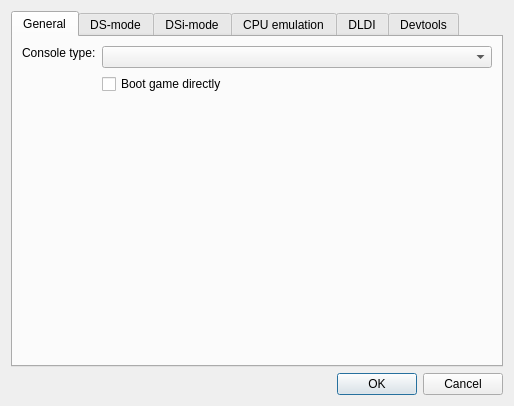
<?xml version="1.0" encoding="UTF-8"?>
<ui version="4.0">
 <class>EmuSettingsDialog</class>
 <widget class="QDialog" name="EmuSettingsDialog">
  <property name="geometry">
   <rect>
    <x>0</x>
    <y>0</y>
    <width>575</width>
    <height>416</height>
   </rect>
  </property>
  <property name="sizePolicy">
   <sizepolicy hsizetype="Fixed" vsizetype="Fixed">
    <horstretch>0</horstretch>
    <verstretch>0</verstretch>
   </sizepolicy>
  </property>
  <property name="windowTitle">
   <string>Emu settings - melonDS</string>
  </property>
  <layout class="QVBoxLayout" name="verticalLayout">
   <property name="sizeConstraint">
    <enum>QLayout::SetFixedSize</enum>
   </property>
   <item>
    <widget class="QTabWidget" name="tabWidget">
     <property name="currentIndex">
      <number>0</number>
     </property>
     <widget class="QWidget" name="tab">
      <attribute name="title">
       <string>General</string>
      </attribute>
      <layout class="QFormLayout" name="formLayout_4">
       <item row="1" column="1">
        <widget class="QComboBox" name="cbxConsoleType">
         <property name="sizePolicy">
          <sizepolicy hsizetype="MinimumExpanding" vsizetype="Fixed">
           <horstretch>0</horstretch>
           <verstretch>0</verstretch>
          </sizepolicy>
         </property>
         <property name="whatsThis">
          <string>&lt;html&gt;&lt;head/&gt;&lt;body&gt;&lt;p&gt;The type of console to emulate&lt;/p&gt;&lt;/body&gt;&lt;/html&gt;</string>
         </property>
        </widget>
       </item>
       <item row="2" column="1">
        <widget class="QCheckBox" name="chkDirectBoot">
         <property name="whatsThis">
          <string>&lt;html&gt;&lt;head/&gt;&lt;body&gt;&lt;p&gt;When loading a ROM, completely skip the regular boot process (&amp;quot;Nintendo DS&amp;quot; screen) to boot the ROM directly.&lt;/p&gt;&lt;p&gt;&lt;br/&gt;&lt;/p&gt;&lt;p&gt;Note: if your firmware dump isn't bootable, the ROM will be booted directly regardless of this setting.&lt;/p&gt;&lt;/body&gt;&lt;/html&gt;</string>
         </property>
         <property name="text">
          <string>Boot game directly</string>
         </property>
        </widget>
       </item>
       <item row="3" column="0">
        <spacer name="verticalSpacer_2">
         <property name="orientation">
          <enum>Qt::Vertical</enum>
         </property>
         <property name="sizeHint" stdset="0">
          <size>
           <width>20</width>
           <height>40</height>
          </size>
         </property>
        </spacer>
       </item>
       <item row="1" column="0">
        <widget class="QLabel" name="label_4">
         <property name="sizePolicy">
          <sizepolicy hsizetype="Preferred" vsizetype="Fixed">
           <horstretch>0</horstretch>
           <verstretch>0</verstretch>
          </sizepolicy>
         </property>
         <property name="text">
          <string>Console type:</string>
         </property>
        </widget>
       </item>
      </layout>
     </widget>
     <widget class="QWidget" name="tab_2">
      <attribute name="title">
       <string>DS-mode</string>
      </attribute>
      <layout class="QGridLayout" name="gridLayout">
       <item row="3" column="2">
        <widget class="QPushButton" name="btnFirmwareBrowse">
         <property name="text">
          <string>Browse...</string>
         </property>
        </widget>
       </item>
       <item row="4" column="0">
        <spacer name="verticalSpacer_5">
         <property name="orientation">
          <enum>Qt::Vertical</enum>
         </property>
         <property name="sizeHint" stdset="0">
          <size>
           <width>20</width>
           <height>40</height>
          </size>
         </property>
        </spacer>
       </item>
       <item row="3" column="0">
        <widget class="QLabel" name="label_3">
         <property name="text">
          <string>DS firmware:</string>
         </property>
        </widget>
       </item>
       <item row="2" column="2">
        <widget class="QPushButton" name="btnBIOS7Browse">
         <property name="text">
          <string>Browse...</string>
         </property>
        </widget>
       </item>
       <item row="1" column="1">
        <widget class="QPathInput" name="txtBIOS9Path">
         <property name="sizePolicy">
          <sizepolicy hsizetype="Expanding" vsizetype="Fixed">
           <horstretch>0</horstretch>
           <verstretch>0</verstretch>
          </sizepolicy>
         </property>
         <property name="minimumSize">
          <size>
           <width>290</width>
           <height>0</height>
          </size>
         </property>
         <property name="statusTip">
          <string/>
         </property>
         <property name="whatsThis">
          <string>&lt;html&gt;&lt;head/&gt;&lt;body&gt;&lt;p&gt;DS-mode ARM9 BIOS&lt;/p&gt;&lt;p&gt;Size should be 4 KB&lt;/p&gt;&lt;/body&gt;&lt;/html&gt;</string>
         </property>
        </widget>
       </item>
       <item row="2" column="0">
        <widget class="QLabel" name="label_2">
         <property name="text">
          <string>DS ARM7 BIOS:</string>
         </property>
        </widget>
       </item>
       <item row="2" column="1">
        <widget class="QPathInput" name="txtBIOS7Path">
         <property name="whatsThis">
          <string>&lt;html&gt;&lt;head/&gt;&lt;body&gt;&lt;p&gt;DS-mode ARM7 BIOS&lt;/p&gt;&lt;p&gt;Size should be 16 KB&lt;/p&gt;&lt;/body&gt;&lt;/html&gt;</string>
         </property>
        </widget>
       </item>
       <item row="3" column="1">
        <widget class="QPathInput" name="txtFirmwarePath">
         <property name="whatsThis">
          <string>&lt;html&gt;&lt;head/&gt;&lt;body&gt;&lt;p&gt;DS-mode firmware&lt;/p&gt;&lt;p&gt;&lt;br/&gt;&lt;/p&gt;&lt;p&gt;Possible firmwares:&lt;/p&gt;&lt;p&gt;* 128 KB: DS-mode firmware from a DSi or 3DS. Not bootable.&lt;/p&gt;&lt;p&gt;* 256 KB: regular DS firmware.&lt;/p&gt;&lt;p&gt;* 512 KB: iQue DS firmware.&lt;/p&gt;&lt;/body&gt;&lt;/html&gt;</string>
         </property>
        </widget>
       </item>
       <item row="1" column="0">
        <widget class="QLabel" name="label">
         <property name="text">
          <string>DS ARM9 BIOS:</string>
         </property>
        </widget>
       </item>
       <item row="1" column="2">
        <widget class="QPushButton" name="btnBIOS9Browse">
         <property name="sizePolicy">
          <sizepolicy hsizetype="Minimum" vsizetype="Fixed">
           <horstretch>0</horstretch>
           <verstretch>0</verstretch>
          </sizepolicy>
         </property>
         <property name="text">
          <string>Browse...</string>
         </property>
         <property name="autoDefault">
          <bool>true</bool>
         </property>
        </widget>
       </item>
       <item row="0" column="0" colspan="3">
        <widget class="QCheckBox" name="chkExternalBIOS">
         <property name="whatsThis">
          <string>&lt;html&gt;&lt;head/&gt;&lt;body&gt;&lt;p&gt;Allows using external user-provided BIOS and firmware dumps.&lt;/p&gt;&lt;/body&gt;&lt;/html&gt;</string>
         </property>
         <property name="text">
          <string>Use external BIOS/firmware files</string>
         </property>
        </widget>
       </item>
      </layout>
     </widget>
     <widget class="QWidget" name="tab_4">
      <attribute name="title">
       <string>DSi-mode</string>
      </attribute>
      <layout class="QGridLayout" name="gridLayout_2">
       <item row="4" column="0">
        <widget class="QLabel" name="label_8">
         <property name="text">
          <string>DSi NAND:</string>
         </property>
        </widget>
       </item>
       <item row="1" column="1">
        <widget class="QPathInput" name="txtDSiBIOS9Path">
         <property name="sizePolicy">
          <sizepolicy hsizetype="Expanding" vsizetype="Fixed">
           <horstretch>0</horstretch>
           <verstretch>0</verstretch>
          </sizepolicy>
         </property>
         <property name="whatsThis">
          <string>&lt;html&gt;&lt;head/&gt;&lt;body&gt;&lt;p&gt;DSi-mode ARM9 BIOS&lt;/p&gt;&lt;p&gt;&lt;br/&gt;&lt;/p&gt;&lt;p&gt;Size should be 64 KB&lt;/p&gt;&lt;/body&gt;&lt;/html&gt;</string>
         </property>
        </widget>
       </item>
       <item row="12" column="1">
        <widget class="QLineEdit" name="txtDSiSDFolder">
         <property name="whatsThis">
          <string>&lt;html&gt;&lt;head/&gt;&lt;body&gt;&lt;p&gt;Sync the emulated SD card to the given folder. The folder's contents will be copied to the SD image, and any change made to the SD image will be reflected to the folder.&lt;/p&gt;&lt;/body&gt;&lt;/html&gt;</string>
         </property>
        </widget>
       </item>
       <item row="12" column="0">
        <widget class="QCheckBox" name="cbDSiSDFolder">
         <property name="whatsThis">
          <string>&lt;html&gt;&lt;head/&gt;&lt;body&gt;&lt;p&gt;Sync the emulated SD card to the given folder. The folder's contents will be copied to the SD image, and any change made to the SD image will be reflected to the folder.&lt;/p&gt;&lt;/body&gt;&lt;/html&gt;</string>
         </property>
         <property name="text">
          <string>Sync SD to folder:</string>
         </property>
        </widget>
       </item>
       <item row="7" column="0" colspan="3">
        <widget class="QLabel" name="label_14">
         <property name="text">
          <string/>
         </property>
        </widget>
       </item>
       <item row="1" column="0">
        <widget class="QLabel" name="label_5">
         <property name="text">
          <string>DSi ARM9 BIOS:</string>
         </property>
        </widget>
       </item>
       <item row="1" column="2">
        <widget class="QPushButton" name="btnDSiBIOS9Browse">
         <property name="text">
          <string>Browse...</string>
         </property>
        </widget>
       </item>
       <item row="2" column="1">
        <widget class="QPathInput" name="txtDSiBIOS7Path">
         <property name="whatsThis">
          <string>&lt;html&gt;&lt;head/&gt;&lt;body&gt;&lt;p&gt;DSi-mode ARM7 BIOS&lt;/p&gt;&lt;p&gt;&lt;br/&gt;&lt;/p&gt;&lt;p&gt;Size should be 64 KB&lt;/p&gt;&lt;/body&gt;&lt;/html&gt;</string>
         </property>
        </widget>
       </item>
       <item row="0" column="0" colspan="3">
        <widget class="QLabel" name="label_15">
         <property name="text">
          <string>DSi mode requires external DSi BIOS/firmware/NAND</string>
         </property>
        </widget>
       </item>
       <item row="10" column="0">
        <widget class="QLabel" name="label_13">
         <property name="text">
          <string>Image size:</string>
         </property>
        </widget>
       </item>
       <item row="2" column="0">
        <widget class="QLabel" name="label_6">
         <property name="text">
          <string>DSi ARM7 BIOS:</string>
         </property>
        </widget>
       </item>
       <item row="2" column="2">
        <widget class="QPushButton" name="btnDSiBIOS7Browse">
         <property name="text">
          <string>Browse...</string>
         </property>
        </widget>
       </item>
       <item row="9" column="2">
        <widget class="QPushButton" name="btnDSiSDBrowse">
         <property name="text">
          <string>Browse...</string>
         </property>
        </widget>
       </item>
       <item row="3" column="0">
        <widget class="QLabel" name="label_7">
         <property name="text">
          <string>DSi firmware:</string>
         </property>
        </widget>
       </item>
       <item row="11" column="0">
        <widget class="QCheckBox" name="cbDSiSDReadOnly">
         <property name="whatsThis">
          <string>&lt;html&gt;&lt;head/&gt;&lt;body&gt;&lt;p&gt;Make the emulated SD card read-only.&lt;/p&gt;&lt;/body&gt;&lt;/html&gt;</string>
         </property>
         <property name="text">
          <string>Read-only SD</string>
         </property>
        </widget>
       </item>
       <item row="8" column="0" colspan="3">
        <widget class="QCheckBox" name="cbDSiSDEnable">
         <property name="whatsThis">
          <string>&lt;html&gt;&lt;head/&gt;&lt;body&gt;&lt;p&gt;Simulate a SD card being inserted in the DSi's SD slot.&lt;/p&gt;&lt;/body&gt;&lt;/html&gt;</string>
         </property>
         <property name="text">
          <string>Enable DSi SD card</string>
         </property>
        </widget>
       </item>
       <item row="3" column="2">
        <widget class="QPushButton" name="btnDSiFirmwareBrowse">
         <property name="text">
          <string>Browse...</string>
         </property>
        </widget>
       </item>
       <item row="4" column="2">
        <widget class="QPushButton" name="btnDSiNANDBrowse">
         <property name="text">
          <string>Browse...</string>
         </property>
        </widget>
       </item>
       <item row="9" column="1">
        <widget class="QPathInput" name="txtDSiSDPath">
         <property name="whatsThis">
          <string>&lt;html&gt;&lt;head/&gt;&lt;body&gt;&lt;p&gt;SD image file for emulating the DSi's SD card. A blank image file will be created if it doesn't already exist.&lt;/p&gt;&lt;/body&gt;&lt;/html&gt;</string>
         </property>
        </widget>
       </item>
       <item row="3" column="1">
        <widget class="QPathInput" name="txtDSiFirmwarePath">
         <property name="whatsThis">
          <string>&lt;html&gt;&lt;head/&gt;&lt;body&gt;&lt;p&gt;DSi-mode firmware (used for DS-mode backwards compatibility)&lt;/p&gt;&lt;p&gt;&lt;br/&gt;&lt;/p&gt;&lt;p&gt;Size should be 128 KB&lt;/p&gt;&lt;/body&gt;&lt;/html&gt;</string>
         </property>
        </widget>
       </item>
       <item row="4" column="1">
        <widget class="QPathInput" name="txtDSiNANDPath">
         <property name="whatsThis">
          <string>&lt;html&gt;&lt;head/&gt;&lt;body&gt;&lt;p&gt;DSi NAND dump&lt;/p&gt;&lt;p&gt;&lt;br/&gt;&lt;/p&gt;&lt;p&gt;Should have 'nocash footer' at the end&lt;/p&gt;&lt;/body&gt;&lt;/html&gt;</string>
         </property>
        </widget>
       </item>
       <item row="10" column="1">
        <widget class="QComboBox" name="cbxDSiSDSize">
         <property name="whatsThis">
          <string>&lt;html&gt;&lt;head/&gt;&lt;body&gt;&lt;p&gt;Size of the SD image.&lt;/p&gt;&lt;p&gt;&lt;br/&gt;&lt;/p&gt;&lt;p&gt;If set to Auto:&lt;/p&gt;&lt;p&gt;* if an image file exists, the volume size will be that of the image file&lt;/p&gt;&lt;p&gt;* if no image file exists and folder sync is enabled, the volume size will be determined from the synced folder's contents&lt;/p&gt;&lt;p&gt;* otherwise, the volume size will default to 512 MB&lt;/p&gt;&lt;/body&gt;&lt;/html&gt;</string>
         </property>
        </widget>
       </item>
       <item row="9" column="0">
        <widget class="QLabel" name="label_10">
         <property name="text">
          <string>SD card image:</string>
         </property>
        </widget>
       </item>
       <item row="12" column="2">
        <widget class="QPushButton" name="btnDSiSDFolderBrowse">
         <property name="text">
          <string>Browse...</string>
         </property>
        </widget>
       </item>
       <item row="5" column="0" colspan="3">
        <widget class="QCheckBox" name="cbDSiFullBIOSBoot">
         <property name="whatsThis">
          <string>&lt;html&gt;&lt;head/&gt;&lt;body&gt;&lt;p&gt;Boot the system from scratch by running the full boot ROMs, instead of starting with the second-stage loader. Requires a full BIOS/bootROM dump.&lt;/p&gt;&lt;/body&gt;&lt;/html&gt;</string>
         </property>
         <property name="text">
          <string>Full BIOS boot</string>
         </property>
        </widget>
       </item>
      </layout>
     </widget>
     <widget class="QWidget" name="tab_3">
      <attribute name="title">
       <string>CPU emulation</string>
      </attribute>
      <layout class="QFormLayout" name="formLayout_5">
       <item row="0" column="0">
        <widget class="QCheckBox" name="chkEnableJIT">
         <property name="text">
          <string>Enable JIT recompiler</string>
         </property>
        </widget>
       </item>
       <item row="1" column="0">
        <widget class="QLabel" name="label_9">
         <property name="text">
          <string>Maximum JIT block size:</string>
         </property>
        </widget>
       </item>
       <item row="1" column="1">
        <widget class="QSpinBox" name="spnJITMaximumBlockSize">
         <property name="minimum">
          <number>1</number>
         </property>
         <property name="maximum">
          <number>32</number>
         </property>
         <property name="value">
          <number>32</number>
         </property>
        </widget>
       </item>
       <item row="2" column="0">
        <widget class="QCheckBox" name="chkJITBranchOptimisations">
         <property name="text">
          <string>Branch optimisations</string>
         </property>
        </widget>
       </item>
       <item row="3" column="0">
        <widget class="QCheckBox" name="chkJITLiteralOptimisations">
         <property name="text">
          <string>Literal optimisations</string>
         </property>
        </widget>
       </item>
       <item row="4" column="0">
        <widget class="QCheckBox" name="chkJITFastMemory">
         <property name="text">
          <string>Fast memory</string>
         </property>
        </widget>
       </item>
       <item row="5" column="0">
        <spacer name="verticalSpacer">
         <property name="orientation">
          <enum>Qt::Vertical</enum>
         </property>
         <property name="sizeHint" stdset="0">
          <size>
           <width>20</width>
           <height>40</height>
          </size>
         </property>
        </spacer>
       </item>
      </layout>
     </widget>
     <widget class="QWidget" name="tab_5">
      <attribute name="title">
       <string>DLDI</string>
      </attribute>
      <layout class="QGridLayout" name="gridLayout_4">
       <item row="1" column="2">
        <widget class="QPushButton" name="btnDLDISDBrowse">
         <property name="text">
          <string>Browse...</string>
         </property>
        </widget>
       </item>
       <item row="4" column="2">
        <widget class="QPushButton" name="btnDLDIFolderBrowse">
         <property name="text">
          <string>Browse...</string>
         </property>
        </widget>
       </item>
       <item row="4" column="1">
        <widget class="QLineEdit" name="txtDLDIFolder">
         <property name="whatsThis">
          <string>&lt;html&gt;&lt;head/&gt;&lt;body&gt;&lt;p&gt;Sync the emulated SD card to the given folder. The folder's contents will be copied to the SD image, and any change made to the SD image will be reflected to the folder.&lt;/p&gt;&lt;/body&gt;&lt;/html&gt;</string>
         </property>
        </widget>
       </item>
       <item row="2" column="0">
        <widget class="QLabel" name="label_12">
         <property name="text">
          <string>Image size:</string>
         </property>
        </widget>
       </item>
       <item row="4" column="0">
        <widget class="QCheckBox" name="cbDLDIFolder">
         <property name="whatsThis">
          <string>&lt;html&gt;&lt;head/&gt;&lt;body&gt;&lt;p&gt;Sync the emulated SD card to the given folder. The folder's contents will be copied to the SD image, and any change made to the SD image will be reflected to the folder.&lt;/p&gt;&lt;/body&gt;&lt;/html&gt;</string>
         </property>
         <property name="text">
          <string>Sync SD to folder:</string>
         </property>
        </widget>
       </item>
       <item row="2" column="1">
        <widget class="QComboBox" name="cbxDLDISize">
         <property name="whatsThis">
          <string>&lt;html&gt;&lt;head/&gt;&lt;body&gt;&lt;p&gt;Size of the SD image.&lt;/p&gt;&lt;p&gt;&lt;br/&gt;&lt;/p&gt;&lt;p&gt;If set to Auto:&lt;/p&gt;&lt;p&gt;* if an image file exists, the volume size will be that of the image file&lt;/p&gt;&lt;p&gt;* if no image file exists and folder sync is enabled, the volume size will be determined from the synced folder's contents&lt;/p&gt;&lt;p&gt;* otherwise, the volume size will default to 512 MB&lt;/p&gt;&lt;/body&gt;&lt;/html&gt;</string>
         </property>
        </widget>
       </item>
       <item row="0" column="0" colspan="3">
        <widget class="QCheckBox" name="cbDLDIEnable">
         <property name="whatsThis">
          <string>&lt;html&gt;&lt;head/&gt;&lt;body&gt;&lt;p&gt;Enable the built-in DLDI driver, to let homebrew access files from an emulated SD card.&lt;/p&gt;&lt;/body&gt;&lt;/html&gt;</string>
         </property>
         <property name="text">
          <string>Enable DLDI (for homebrew)</string>
         </property>
        </widget>
       </item>
       <item row="1" column="1">
        <widget class="QPathInput" name="txtDLDISDPath">
         <property name="whatsThis">
          <string>&lt;html&gt;&lt;head/&gt;&lt;body&gt;&lt;p&gt;SD card image file to be used for DLDI. A blank image file will be created if it doesn't already exist.&lt;/p&gt;&lt;/body&gt;&lt;/html&gt;</string>
         </property>
        </widget>
       </item>
       <item row="5" column="0">
        <spacer name="verticalSpacer_3">
         <property name="orientation">
          <enum>Qt::Vertical</enum>
         </property>
         <property name="sizeHint" stdset="0">
          <size>
           <width>20</width>
           <height>40</height>
          </size>
         </property>
        </spacer>
       </item>
       <item row="1" column="0">
        <widget class="QLabel" name="label_11">
         <property name="text">
          <string>SD card image:</string>
         </property>
        </widget>
       </item>
       <item row="3" column="0" colspan="3">
        <widget class="QCheckBox" name="cbDLDIReadOnly">
         <property name="whatsThis">
          <string>&lt;html&gt;&lt;head/&gt;&lt;body&gt;&lt;p&gt;Make the emulated SD card read-only.&lt;/p&gt;&lt;/body&gt;&lt;/html&gt;</string>
         </property>
         <property name="text">
          <string>Read-only SD</string>
         </property>
        </widget>
       </item>
      </layout>
     </widget>
     <widget class="QWidget" name="tab_6">
      <attribute name="title">
       <string>Devtools</string>
      </attribute>
      <layout class="QGridLayout" name="gridLayout_3">
       <item row="1" column="0">
        <widget class="QLabel" name="label_16">
         <property name="text">
          <string>ARM9 port</string>
         </property>
        </widget>
       </item>
       <item row="5" column="0">
        <spacer name="verticalSpacer_4">
         <property name="orientation">
          <enum>Qt::Vertical</enum>
         </property>
         <property name="sizeHint" stdset="0">
          <size>
           <width>20</width>
           <height>40</height>
          </size>
         </property>
        </spacer>
       </item>
       <item row="2" column="0">
        <widget class="QLabel" name="label_17">
         <property name="text">
          <string>ARM7 port</string>
         </property>
        </widget>
       </item>
       <item row="0" column="0" colspan="3">
        <widget class="QCheckBox" name="cbGdbEnabled">
         <property name="text">
          <string>Enable GDB stub</string>
         </property>
        </widget>
       </item>
       <item row="0" column="3" colspan="3">
        <widget class="QCheckBox" name="cbDebugPrintEnabled">
         <property name="text">
          <string>Print to console with svc 0xFC</string>
         </property>
        </widget>
       </item>
       <item row="4" column="0" colspan="7">
        <widget class="QLabel" name="label_18">
         <property name="text">
          <string>Note: melonDS must be restarted in order for these changes to have effect</string>
         </property>
        </widget>
       </item>
       <item row="3" column="0" colspan="7">
        <widget class="QLabel" name="label_19">
         <property name="text">
          <string>Note: GDB stub cannot be used together with the JIT recompiler</string>
         </property>
        </widget>
       </item>
       <item row="1" column="6">
        <widget class="QCheckBox" name="cbGdbBOSA9">
         <property name="text">
          <string>Break on startup</string>
         </property>
        </widget>
       </item>
       <item row="1" column="1" colspan="5">
        <widget class="QSpinBox" name="intGdbPortA9">
         <property name="minimum">
          <number>1000</number>
         </property>
         <property name="maximum">
          <number>65535</number>
         </property>
         <property name="value">
          <number>3333</number>
         </property>
        </widget>
       </item>
       <item row="2" column="1" colspan="5">
        <widget class="QSpinBox" name="intGdbPortA7">
         <property name="minimum">
          <number>1000</number>
         </property>
         <property name="maximum">
          <number>65535</number>
         </property>
         <property name="value">
          <number>3334</number>
         </property>
        </widget>
       </item>
       <item row="2" column="6">
        <widget class="QCheckBox" name="cbGdbBOSA7">
         <property name="text">
          <string>Break on startup</string>
         </property>
        </widget>
       </item>
      </layout>
     </widget>
    </widget>
   </item>
   <item>
    <widget class="QDialogButtonBox" name="buttonBox">
     <property name="orientation">
      <enum>Qt::Horizontal</enum>
     </property>
     <property name="standardButtons">
      <set>QDialogButtonBox::Cancel|QDialogButtonBox::Ok</set>
     </property>
    </widget>
   </item>
  </layout>
 </widget>
 <customwidgets>
  <customwidget>
   <class>QPathInput</class>
   <extends>QLineEdit</extends>
   <header>QPathInput.h</header>
  </customwidget>
 </customwidgets>
 <tabstops>
  <tabstop>cbxConsoleType</tabstop>
  <tabstop>chkDirectBoot</tabstop>
  <tabstop>chkExternalBIOS</tabstop>
  <tabstop>txtBIOS9Path</tabstop>
  <tabstop>btnBIOS9Browse</tabstop>
  <tabstop>txtBIOS7Path</tabstop>
  <tabstop>btnBIOS7Browse</tabstop>
  <tabstop>txtFirmwarePath</tabstop>
  <tabstop>btnFirmwareBrowse</tabstop>
  <tabstop>txtDSiBIOS9Path</tabstop>
  <tabstop>btnDSiBIOS9Browse</tabstop>
  <tabstop>txtDSiBIOS7Path</tabstop>
  <tabstop>btnDSiBIOS7Browse</tabstop>
  <tabstop>txtDSiFirmwarePath</tabstop>
  <tabstop>btnDSiFirmwareBrowse</tabstop>
  <tabstop>txtDSiNANDPath</tabstop>
  <tabstop>btnDSiNANDBrowse</tabstop>
  <tabstop>cbDSiSDEnable</tabstop>
  <tabstop>txtDSiSDPath</tabstop>
  <tabstop>btnDSiSDBrowse</tabstop>
  <tabstop>cbxDSiSDSize</tabstop>
  <tabstop>cbDSiSDReadOnly</tabstop>
  <tabstop>cbDSiSDFolder</tabstop>
  <tabstop>txtDSiSDFolder</tabstop>
  <tabstop>btnDSiSDFolderBrowse</tabstop>
  <tabstop>chkEnableJIT</tabstop>
  <tabstop>spnJITMaximumBlockSize</tabstop>
  <tabstop>chkJITBranchOptimisations</tabstop>
  <tabstop>chkJITLiteralOptimisations</tabstop>
  <tabstop>chkJITFastMemory</tabstop>
  <tabstop>cbDLDIEnable</tabstop>
  <tabstop>txtDLDISDPath</tabstop>
  <tabstop>btnDLDISDBrowse</tabstop>
  <tabstop>cbxDLDISize</tabstop>
  <tabstop>cbDLDIReadOnly</tabstop>
  <tabstop>cbDLDIFolder</tabstop>
  <tabstop>txtDLDIFolder</tabstop>
  <tabstop>btnDLDIFolderBrowse</tabstop>
 </tabstops>
 <resources/>
 <connections>
  <connection>
   <sender>buttonBox</sender>
   <signal>accepted()</signal>
   <receiver>EmuSettingsDialog</receiver>
   <slot>accept()</slot>
   <hints>
    <hint type="sourcelabel">
     <x>266</x>
     <y>379</y>
    </hint>
    <hint type="destinationlabel">
     <x>157</x>
     <y>274</y>
    </hint>
   </hints>
  </connection>
  <connection>
   <sender>buttonBox</sender>
   <signal>rejected()</signal>
   <receiver>EmuSettingsDialog</receiver>
   <slot>reject()</slot>
   <hints>
    <hint type="sourcelabel">
     <x>334</x>
     <y>379</y>
    </hint>
    <hint type="destinationlabel">
     <x>286</x>
     <y>274</y>
    </hint>
   </hints>
  </connection>
 </connections>
</ui>
